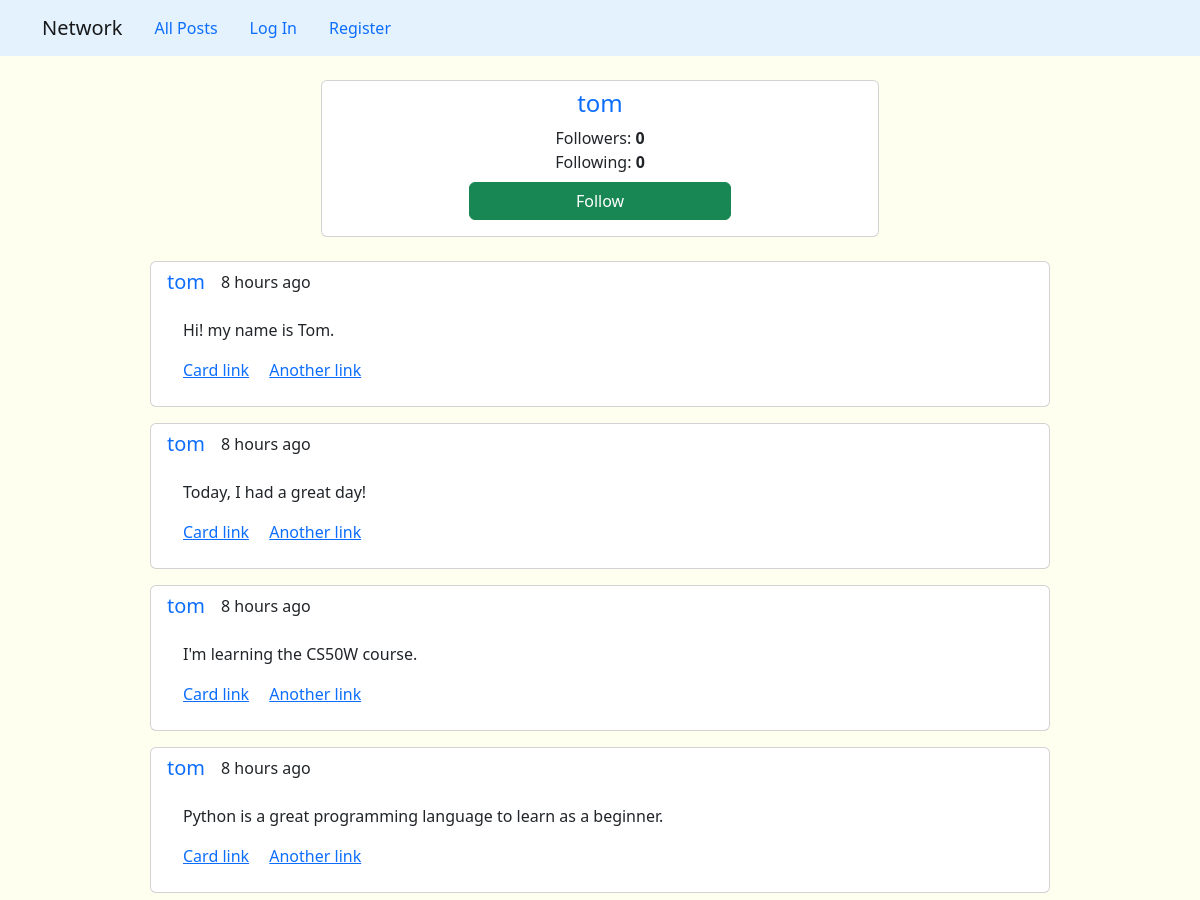
The app's page /user-profile/3 (upper part), older data.
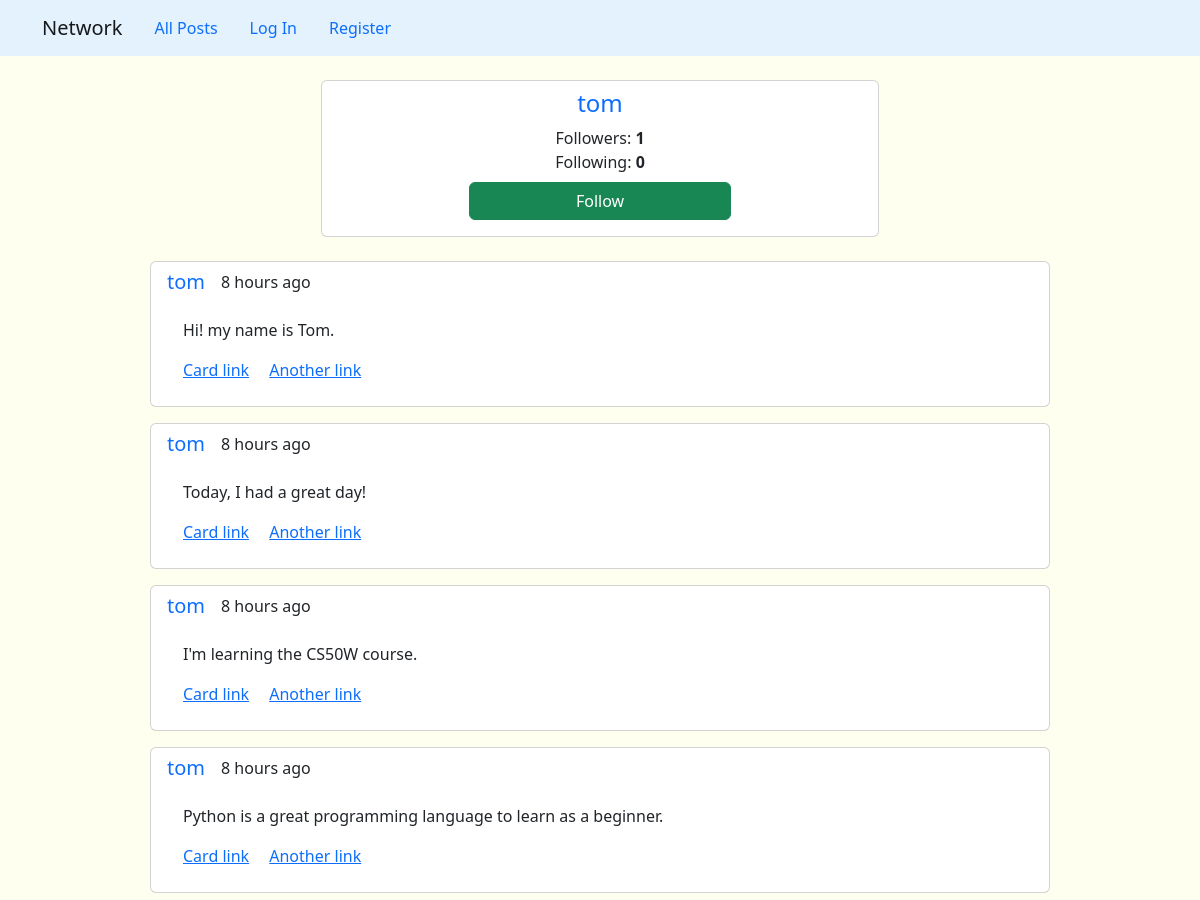
The same page, newer data.
### network/models.py (models this page shows)
class User(AbstractUser):
    followers = models.ManyToManyField('self', symmetrical=False, related_name='followers_users', blank=True)
    following = models.ManyToManyField('self', symmetrical=False, related_name='following_users', blank=True)
    pass

### network/views.py (the view, shortened to what this page needs)
# urls.py: path("user-profile/<int:uid>", views.viewProfile, name="user-profile"),
def viewProfile(request, uid):
    user_profile = User.objects.get(pk=uid)
    if request.method == "GET":
        posts_data = Post.objects.filter(owner = user_profile)
        follow_status = None
        if request.user:
            follow_status = check_follow_status(request, user_profile.id)
            return render(request, 'network/userProfile.html', {'user_profile': user_profile, 'posts': posts_data, 'follow_status': follow_status})
        return render(request, 'network/userProfile.html', {'user_profile': user_profile, 'posts': posts_data, 'follow_status': follow_status})

### network/templates/network/userProfile.html (shortened to what this page needs)
{% extends "network/layout.html" %}
{% load humanize %}
    {% block body %}
		<div class="card mt-3 px-3 py-2 w-50 mx-auto text-center">
			<h4 class="card-title text-primary">{{user_profile.username}}</h4>
			<div>Followers: <span class="fw-bold" id="followers">{{user_profile.followers.all|length}}</span></div>
			<div>Following: <span class="fw-bold" id="following">{{user_profile.following.all|length}}</span></div>
			{% if user.id != user_profile.id %}
			<form >
				<button type="button" id="btn-profile" class="btn w-50 my-2 mx-auto" data-profile-id="{{user_profile.id}}" data-follow-status="{{follow_status}}">
					{% if follow_status == 'following' %}
						Unfollow
					{% else %}
						Follow
					{% endif %}
				</button>
			</form>
			{% endif %}
		</div>
		</div>
		{% for post in posts %}
		<div class="card mt-3 px-3 py-2 w-75 mx-auto">
		<div class="d-flex">
			<h5 class="card-title text-primary">{{user_profile.username}}</h5>
			<span class="text-small ms-3">{{post.timestamp|naturaltime}}</span>
		</div>
		<div class="card-body">
			<p class="card-text">{{post.message}}</p>
			<a href="#" class="card-link">Card link</a>
			<a href="#" class="card-link">Another link</a>
		</div>
		</div>
		{% endfor %}
	{% endblock %}

Row changes from the older to the newer data that the page shows:
changed User "tom": followers.all|length "0" → "1"
